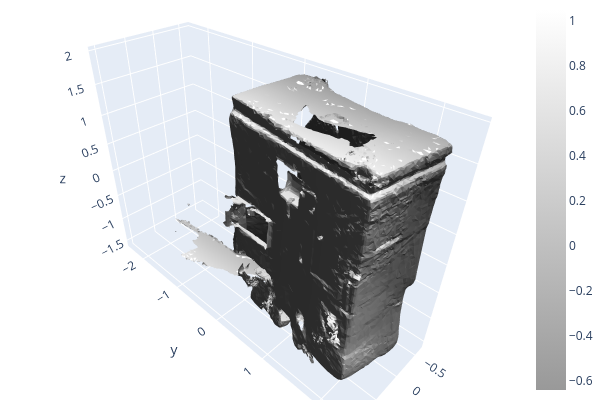

Notebook code for this chart:
### Code cell
mesh = g.mesh

colors = np.asarray(mesh.vertex_colors)

# convert to float and scale
colors = colors.astype(float) / 255.0

mesh.vertex_colors = o3d.utility.Vector3dVector(colors)

o3d.visualization.draw_plotly([mesh])

### Figure 1 — Plotly figure (JSON) as saved in the notebook; plotly's stock layout.template omitted (floating-point values rounded to 4 significant figures; data arrays with more than 128 entries replaced by an {"elided": "..."} marker saying what was removed)
{"data": [{"colorscale": [[0, "rgb(153, 153, 153)"], [1, "rgb(255,255,255)"]], "flatshading": true, "i": {"elided": "36713 int values"}, "intensity": {"elided": "23753 float values"}, "j": {"elided": "36713 int values"}, "k": {"elided": "36713 int values"}, "lighting": {"ambient": 0.18, "diffuse": 1, "facenormalsepsilon": 1e-15, "fresnel": 0.1, "roughness": 0.05, "specular": 1, "vertexnormalsepsilon": 1e-15}, "lightposition": {"x": 100, "y": 200, "z": 0}, "type": "mesh3d", "x": {"elided": "23753 float values"}, "y": {"elided": "23753 float values"}, "z": {"elided": "23753 float values"}}], "layout": {"height": 400, "margin": {"b": 0, "l": 0, "r": 0, "t": 0}, "scene": {"camera": {"center": {"x": 0, "y": 0, "z": 0}, "up": {"x": 0, "y": 0, "z": 1}}}, "showlegend": false, "width": 600}}
